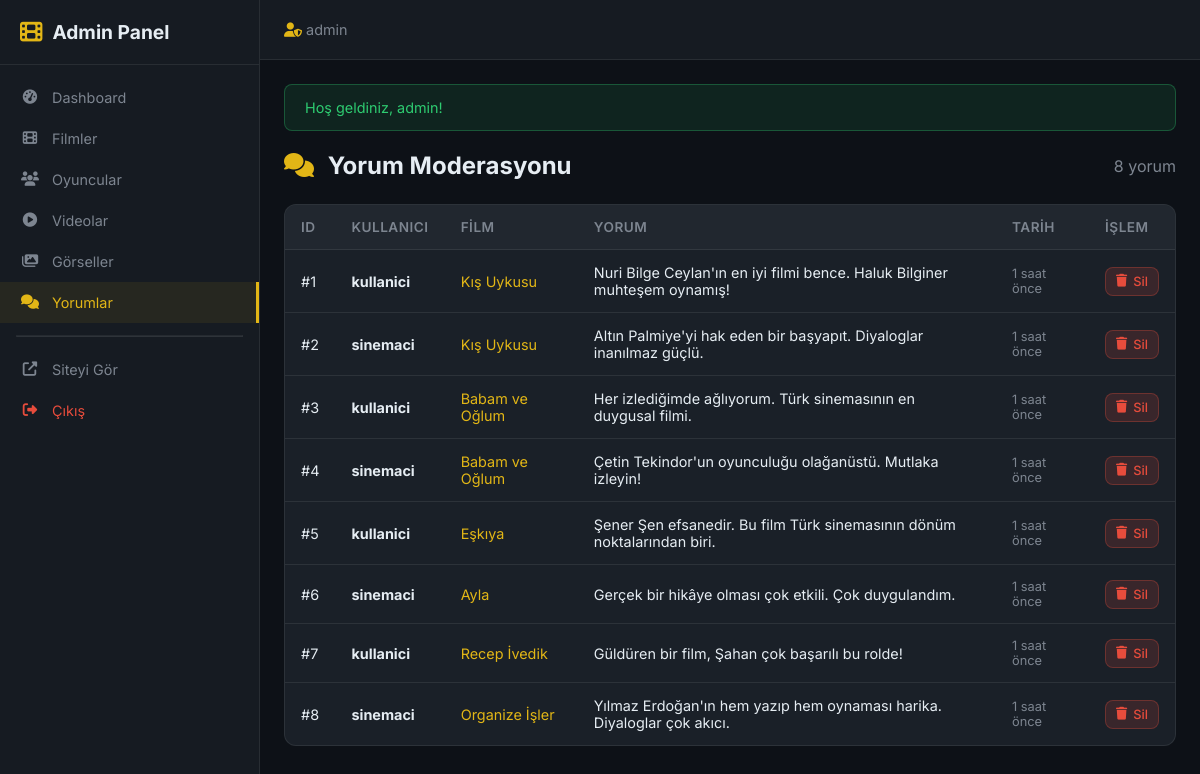
The app's page /admin/comments.php (signed in) with its own data.
### tables this page shows
CREATE TABLE `comments` (
  `id` INTEGER PRIMARY KEY AUTOINCREMENT,
  `user_id` INT NOT NULL,
  `movie_id` INT NOT NULL,
  `content` TEXT NOT NULL,
  `created_at` DATETIME NOT NULL DEFAULT CURRENT_TIMESTAMP,
  FOREIGN KEY (`user_id`) REFERENCES `users`(`id`) ON DELETE CASCADE,
  FOREIGN KEY (`movie_id`) REFERENCES `movies`(`id`) ON DELETE CASCADE
);

CREATE TABLE `users` (
  `id` INTEGER PRIMARY KEY AUTOINCREMENT,
  `username` VARCHAR(50) NOT NULL UNIQUE,
  `email` VARCHAR(100) NOT NULL UNIQUE,
  `password` VARCHAR(255) NOT NULL,
  `role` TEXT NOT NULL DEFAULT 'user',
  `avatar` VARCHAR(255) DEFAULT NULL,
  `created_at` DATETIME NOT NULL DEFAULT CURRENT_TIMESTAMP
);

CREATE TABLE `movies` (
  `id` INTEGER PRIMARY KEY AUTOINCREMENT,
  `title` VARCHAR(255) NOT NULL,
  `year` INTEGER NOT NULL,
  `description` TEXT NOT NULL,
  `poster_url` VARCHAR(500) DEFAULT NULL,
  `cover_url` VARCHAR(500) DEFAULT NULL,
  `director` VARCHAR(100) DEFAULT NULL,
  `genre` VARCHAR(100) DEFAULT NULL,
  `duration` INT DEFAULT NULL ,
  `created_at` DATETIME NOT NULL DEFAULT CURRENT_TIMESTAMP,
  `updated_at` DATETIME DEFAULT NULL 
);

### admin/comments.php (the view, shortened to what this page needs)
<?php
require_once __DIR__ . '/includes/admin_header.php';
$stmt = $pdo->query("
    SELECT c.*, u.username, m.title as movie_title
    FROM comments c
    INNER JOIN users u ON c.user_id = u.id
    INNER JOIN movies m ON c.movie_id = m.id
    ORDER BY c.created_at DESC
");
$comments = $stmt->fetchAll();
?>
<div class="admin-page-header">
    <h1><i class="fas fa-comments"></i> Yorum Moderasyonu</h1>
    <span style="color: var(--admin-text-muted);"><?= count($comments) ?> yorum</span>
</div>
<div class="admin-table-wrapper">
    <table class="admin-table">
        <thead>
            <tr>
                <th>ID</th>
                <th>Kullanıcı</th>
                <th>Film</th>
                <th>Yorum</th>
                <th>Tarih</th>
                <th>İşlem</th>
            </tr>
        </thead>
        <tbody>
            <?php foreach ($comments as $c): ?>
                <tr>
                    <td>#<?= $c['id'] ?></td>
                    <td><strong><?= e($c['username']) ?></strong></td>
                    <td>
                        <a href="<?= SITE_URL ?>/movie.php?id=<?= $c['movie_id'] ?>" target="_blank">
                            <?= e(truncate($c['movie_title'], 20)) ?>
                        </a>
                    </td>
                    <td><?= e(truncate($c['content'], 80)) ?></td>
                    <td style="font-size: 0.8rem; color: var(--admin-text-muted);"><?= time_ago($c['created_at']) ?></td>
                    <td>
                        <a href="<?= SITE_URL ?>/admin/comments.php?delete=<?= $c['id'] ?>&token=<?= $_SESSION['csrf_token'] ?>"
                           class="admin-btn admin-btn-danger admin-btn-sm delete-confirm">
                            <i class="fas fa-trash"></i> Sil
                        </a>
                    </td>
                </tr>
            <?php endforeach; ?>
        </tbody>
    </table>
</div>
<?php require_once __DIR__ . '/includes/admin_footer.php'; ?>

### assets/css/admin.css (style rules this page uses)
:root { --admin-sidebar-width: 260px; --admin-bg: #0d1117; --admin-sidebar-bg: #161b22; --admin-card-bg: #1a2028; --admin-border: rgba(255,255,255,0.08); --admin-accent: #e2b616; --admin-text: #e6edf3; --admin-text-muted: #7d8590; }
* { margin: 0; padding: 0; box-sizing: border-box; }
body.admin-body { font-family: 'Inter', sans-serif; background: var(--admin-bg); color: var(--admin-text); min-height: 100vh; }
a { color: var(--admin-accent); text-decoration: none; }
.admin-page-header { display: flex; align-items: center; justify-content: space-between; margin-bottom: 24px; flex-wrap: wrap; gap: 12px; }
.admin-page-header h1 { font-size: 1.5rem; font-weight: 700; }
.admin-page-header h1 i { color: var(--admin-accent); margin-right: 8px; }
.admin-table-wrapper { background: var(--admin-card-bg); border: 1px solid var(--admin-border); border-radius: 12px; overflow: hidden; }
.admin-table { width: 100%; border-collapse: collapse; }
.admin-table th { padding: 14px 16px; text-align: left; font-size: 0.85rem; font-weight: 600; color: var(--admin-text-muted); text-transform: uppercase; letter-spacing: 0.5px; background: rgba(255,255,255,0.03); border-bottom: 1px solid var(--admin-border); }
.admin-table td { padding: 14px 16px; font-size: 0.9rem; border-bottom: 1px solid var(--admin-border); vertical-align: middle; }
.admin-table tr:last-child td { border-bottom: none; }
.admin-btn { display: inline-flex; align-items: center; gap: 6px; padding: 8px 16px; border-radius: 8px; font-size: 0.85rem; font-weight: 500; cursor: pointer; border: none; transition: all 0.2s ease; text-decoration: none; }
.admin-btn-danger { background: rgba(231,76,60,0.15); color: #e74c3c; border: 1px solid rgba(231,76,60,0.3); }
.admin-btn-sm { padding: 6px 10px; font-size: 0.8rem; }

### records on screen
comments: id "1", user.username "kullanici", movie.title "Kış Uykusu", content "Nuri Bilge Ceylan'ın en iyi filmi bence. Haluk Bilginer muhteşem oynamış!", created_at "1 saat önce"
comments: id "2", user.username "sinemaci", movie.title "Kış Uykusu", content "Altın Palmiye'yi hak eden bir başyapıt. Diyaloglar inanılmaz güçlü.", created_at "1 saat önce"
comments: id "3", user.username "kullanici", movie.title "Babam ve Oğlum", content "Her izlediğimde ağlıyorum. Türk sinemasının en duygusal filmi.", created_at "1 saat önce"
comments: id "4", user.username "sinemaci", movie.title "Babam ve Oğlum", content "Çetin Tekindor'un oyunculuğu olağanüstü. Mutlaka izleyin!", created_at "1 saat önce"
comments: id "5", user.username "kullanici", movie.title "Eşkıya", content "Şener Şen efsanedir. Bu film Türk sinemasının dönüm noktalarından biri.", created_at "1 saat önce"
comments: id "6", user.username "sinemaci", movie.title "Ayla", content "Gerçek bir hikâye olması çok etkili. Çok duygulandım.", created_at "1 saat önce"
comments: id "7", user.username "kullanici", movie.title "Recep İvedik", content "Güldüren bir film, Şahan çok başarılı bu rolde!", created_at "1 saat önce"
comments: id "8", user.username "sinemaci", movie.title "Organize İşler", content "Yılmaz Erdoğan'ın hem yazıp hem oynaması harika. Diyaloglar çok akıcı.", created_at "1 saat önce"

### other values on screen
$_SESSION['username'] "admin"
$_SESSION['flash_success'] "Hoş geldiniz, admin!"
count($comments) "8"
